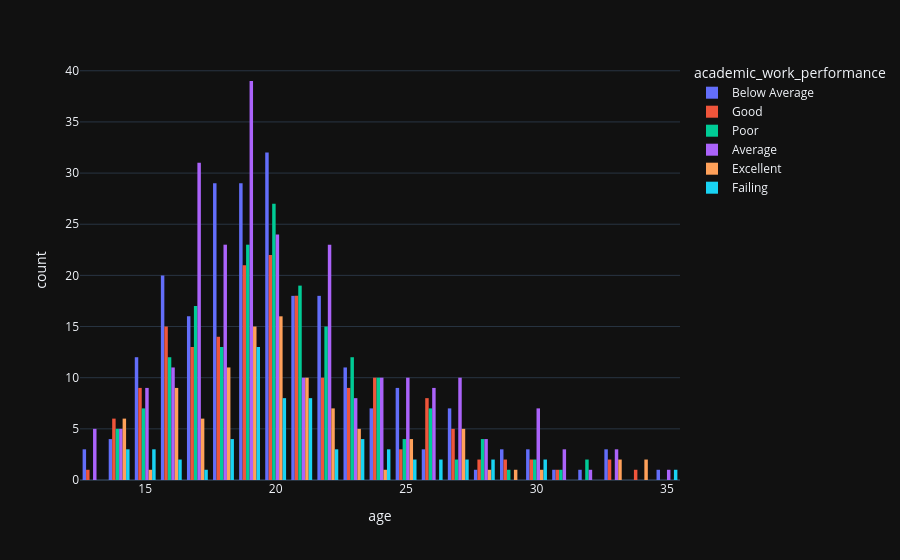

The code cell stored with this chart in its notebook:
### Code cell
fig = px.histogram(
    df1,
    x="age",
    color="academic_work_performance",
    barmode="group"
)
fig.show()

### Figure 1 — Plotly figure (JSON) as saved in the notebook; plotly's stock layout.template omitted (floating-point values rounded to 4 significant figures; data arrays with more than 128 entries replaced by an {"elided": "..."} marker saying what was removed)
{"data": [{"alignmentgroup": "True", "bingroup": "x", "hovertemplate": "academic_work_performance=Below Average<br>age=%{x}<br>count=%{y}<extra></extra>", "legendgroup": "Below Average", "marker": {"color": "#636efa", "pattern": {"shape": ""}}, "name": "Below Average", "offsetgroup": "Below Average", "orientation": "v", "showlegend": true, "x": {"elided": "231 int values"}, "xaxis": "x", "yaxis": "y", "type": "histogram"}, {"alignmentgroup": "True", "bingroup": "x", "hovertemplate": "academic_work_performance=Good<br>age=%{x}<br>count=%{y}<extra></extra>", "legendgroup": "Good", "marker": {"color": "#EF553B", "pattern": {"shape": ""}}, "name": "Good", "offsetgroup": "Good", "orientation": "v", "showlegend": true, "x": {"elided": "174 int values"}, "xaxis": "x", "yaxis": "y", "type": "histogram"}, {"alignmentgroup": "True", "bingroup": "x", "hovertemplate": "academic_work_performance=Poor<br>age=%{x}<br>count=%{y}<extra></extra>", "legendgroup": "Poor", "marker": {"color": "#00cc96", "pattern": {"shape": ""}}, "name": "Poor", "offsetgroup": "Poor", "orientation": "v", "showlegend": true, "x": {"elided": "183 int values"}, "xaxis": "x", "yaxis": "y", "type": "histogram"}, {"alignmentgroup": "True", "bingroup": "x", "hovertemplate": "academic_work_performance=Average<br>age=%{x}<br>count=%{y}<extra></extra>", "legendgroup": "Average", "marker": {"color": "#ab63fa", "pattern": {"shape": ""}}, "name": "Average", "offsetgroup": "Average", "orientation": "v", "showlegend": true, "x": {"elided": "246 int values"}, "xaxis": "x", "yaxis": "y", "type": "histogram"}, {"alignmentgroup": "True", "bingroup": "x", "hovertemplate": "academic_work_performance=Excellent<br>age=%{x}<br>count=%{y}<extra></extra>", "legendgroup": "Excellent", "marker": {"color": "#FFA15A", "pattern": {"shape": ""}}, "name": "Excellent", "offsetgroup": "Excellent", "orientation": "v", "showlegend": true, "x": [14, 20, 20, 20, 19, 20, 14, 19, 23, 17, 16, 16, 19, 19, 22, 16, 21, 17, 18, 23, 21, 18, 23, 21, 34, 27, 21, 21, 22, 17, 21, 17, 16, 19, 22, 20, 17, 25, 20, 16, 25, 20, 14, 16, 18, 16, 21, 19, 27, 33, 18, 20, 34, 19, 21, 16, 20, 20, 21, 27, 19, 14, 28, 19, 20, 22, 19, 33, 16, 19, 27, 20, 18, 22, 18, 18, 20, 14, 19, 20, 17, 25, 27, 21, 23, 18, 15, 18, 30, 14, 25, 22, 19, 24, 20, 20, 22, 29, 19, 18, 23, 19, 18], "xaxis": "x", "yaxis": "y", "type": "histogram"}, {"alignmentgroup": "True", "bingroup": "x", "hovertemplate": "academic_work_performance=Failing<br>age=%{x}<br>count=%{y}<extra></extra>", "legendgroup": "Failing", "marker": {"color": "#19d3f3", "pattern": {"shape": ""}}, "name": "Failing", "offsetgroup": "Failing", "orientation": "v", "showlegend": true, "x": [16, 20, 22, 21, 19, 21, 19, 26, 22, 19, 21, 20, 20, 24, 20, 27, 19, 19, 15, 26, 23, 18, 14, 18, 19, 19, 19, 20, 14, 25, 14, 27, 19, 21, 19, 24, 35, 20, 23, 17, 21, 19, 15, 24, 28, 18, 19, 23, 21, 20, 20, 30, 15, 21, 19, 28, 25, 21, 16, 23, 22, 18, 30], "xaxis": "x", "yaxis": "y", "type": "histogram"}], "layout": {"xaxis": {"anchor": "y", "domain": [0.0, 1.0], "title": {"text": "age"}}, "yaxis": {"anchor": "x", "domain": [0.0, 1.0], "title": {"text": "count"}}, "legend": {"title": {"text": "academic_work_performance"}, "tracegroupgap": 0}, "margin": {"t": 60}, "barmode": "group"}}
